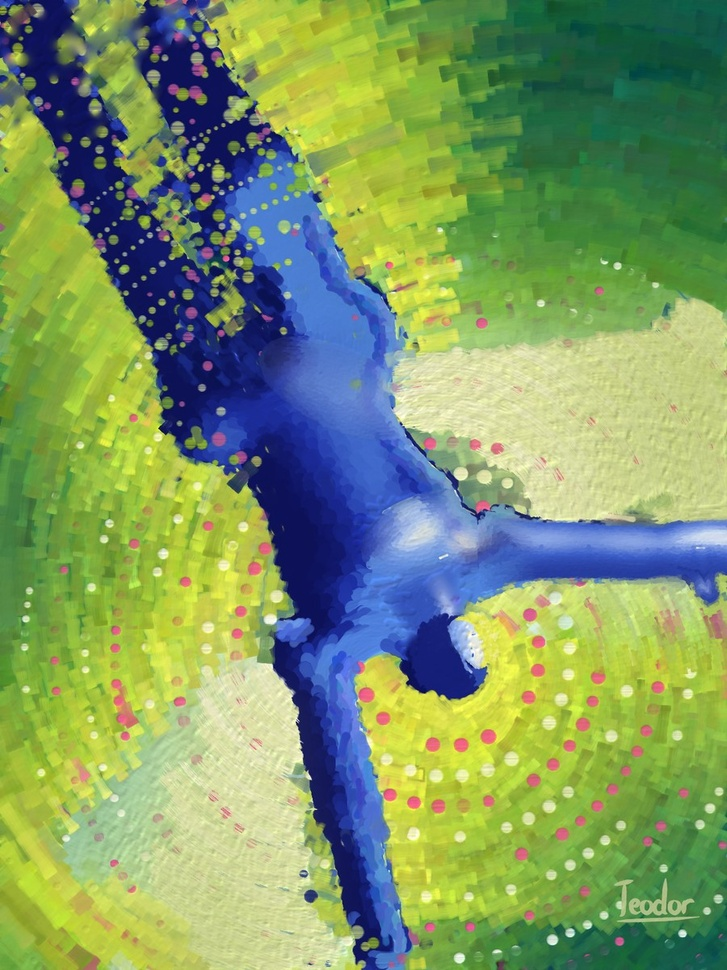
#> input picture rounds/14-the-field-turns-over/painting.jpg, 727 x 970 px, shrunk from 900 x 1200 before the run
$ python dots.py ../painting.jpg ../painting.jpg
#> lines starting #> are read from the running program, lines starting #| are printed output that depends on the picture; after the words box and inside, x2 and y2 are one past the last pixel; in counts of white or black regions, pixels touching at a corner belong together
import numpy as np, json, sys
from PIL import Image
from scipy.ndimage import label, find_objects
ov=np.asarray(Image.open(sys.argv[1]).convert('RGB')).astype(int)
cols={'pink':(255,92,150),'white':(255,255,250),'blue':(30,60,190),'lemon':(250,240,90),'pink2':(255,110,165)}
res={}
for k,c in cols.items():
    m=(np.abs(ov-np.array(c)).sum(-1)<12)
    lab,n=label(m)
    out=[]
    for i,sl in enumerate(find_objects(lab)):
        h=sl[0].stop-sl[0].start; w=sl[1].stop-sl[1].start
        if h<6 or w<6 or h>40 or w>40: continue
        out.append([(sl[1].start+sl[1].stop)/2,(sl[0].start+sl[0].stop)/2,max(h,w)/2])
    res[k]=out
    print(k,len(out),file=sys.stderr)
#> this loop made 5 passes
#> n on passes 1 to 5: 2, 4, 2, 10, 0
#> pass 1, `m=(np.abs(ov-np.array(c)).sum(-1)<12)`:
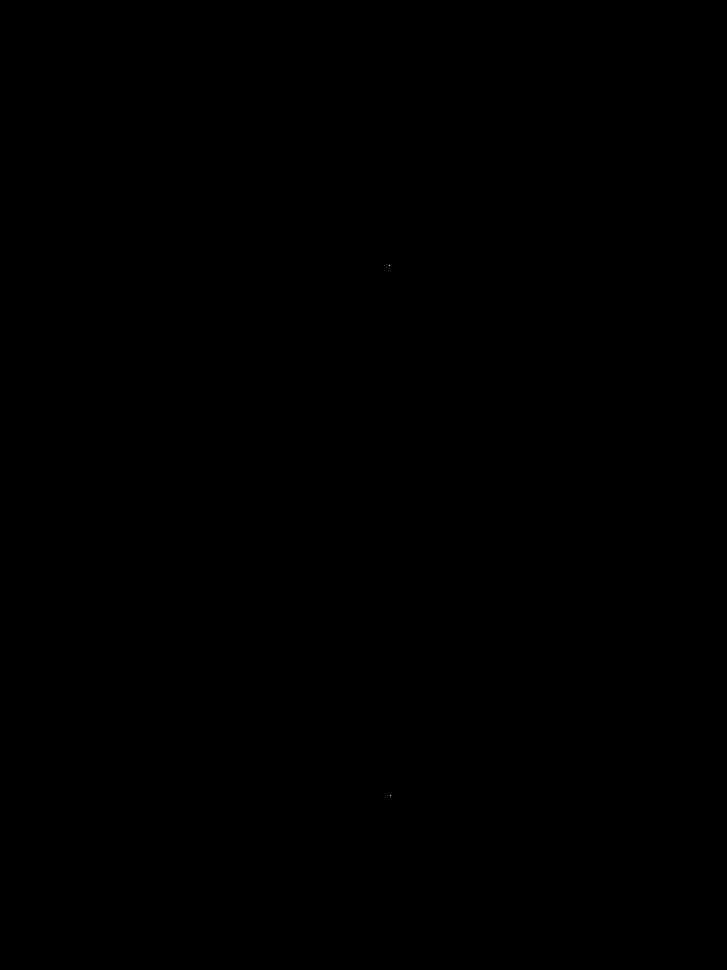
#> m: shape (970, 727) bool; 0% white in thin lines or dots, all inside (x1, y1, x2, y2) = (389, 265, 391, 796)
#> after the loop: m: shape (970, 727) bool; every value is 0
#> after the loop, res = {'pink': [], 'white': [], 'blue': [], 'lemon': [], 'pink2': []}
json.dump(res,open(sys.argv[2],'w'))
